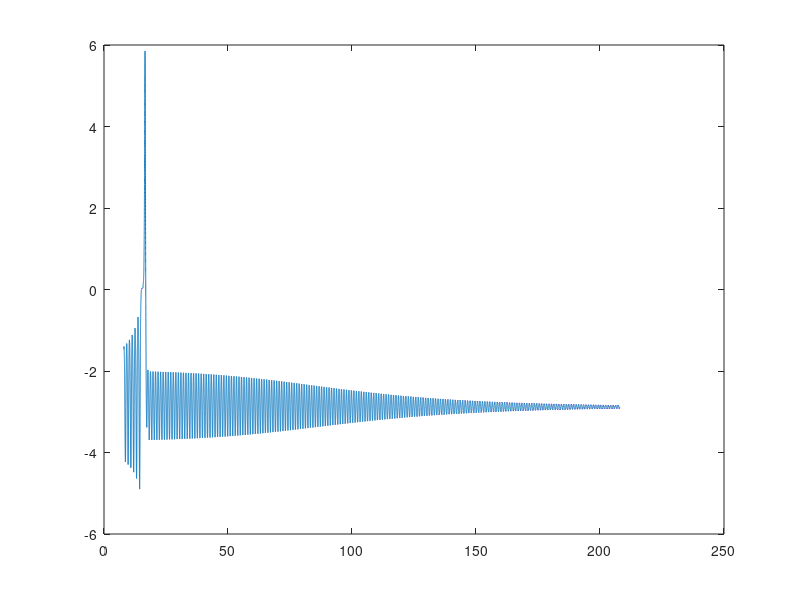
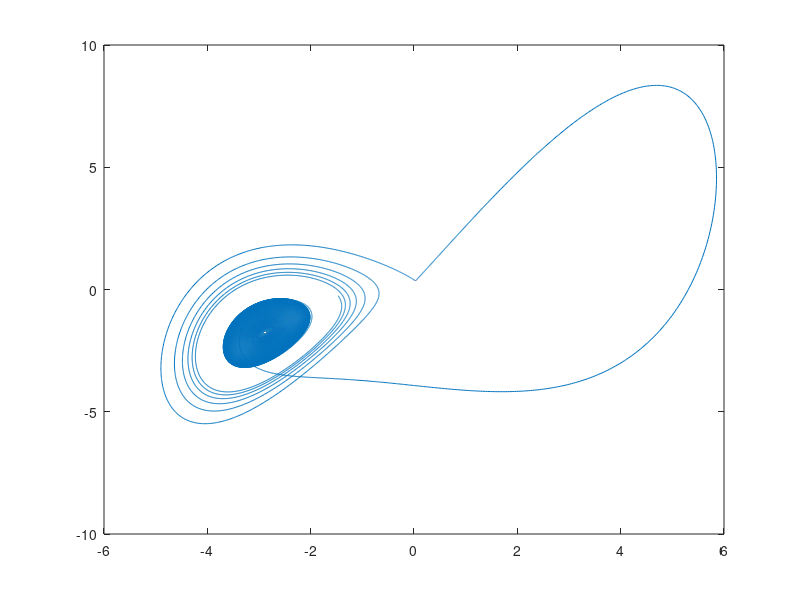

MATLAB code to generate these figures, in order:
global A B C U T_deep T dx dt flag omega

%% User select noise flag:
% noise_flag = 'deterministic';
% noise_flag = 'additive';
% noise_flag = 'multiplicative';       % defunct: do not use (little impact)
% noise_flag = 'multiplicative_kappa'; % multiply kappa by random number
% noise_flag = 'additive_multiplicative'; % multiply kappa by random number also additive



%% Choice of flag
flag = 'none';
% flag = 'cycle_U';
% flag = 'cycle_T';
% flag = 'Jac';


%% parameters for timestepping

transi = 8*12*30*24*60*60;  % in seconds
% ttot   = 1000*12*30;  % run length in days 
ttot = 200*12*30*24*60*60;
h     = 12*60*60;          % in seconds

%% initial conditions
u_init = -0.5;
T_w_init = 18;
T_e_init = 12;

% parameters from Vallis
A = 1/12/30/24/60/60;
B = 2;
C = 1/4/30/24/60/60;
U = -0.45;
T_deep = 6.6;
T = 12;
dx = 7500*1000;
omega = 2*pi/(12*30*24*60*60);

% h_p   = ( b_p/(kappa*a_p))*(a_p-1);
% h_m   = (-b_m/(kappa*a_m))*(a_m-1);


% parameters from Stone et al
% delta_1 = 1.15*30;    %delay time in days
% delta_2 = 5*delta_1;  %delay time in days
% a       = 1/180;
% b       = 1/120;
% c       = 0.9/138;
% f_o     = 1/365;      % frequency seasonal cycle   day^(-1)
% 
% D       = 0.165;        % magnitude stochastic noise


% noise parameters
% sd = D;
% phi = 0.3;
% e_past = 0;
% s1 = RandStream('mt19937ar','seed',1);
% 
% 
% disp(noise_flag)

%% derived parameters
no_steps_transi = transi/h;
no_steps = ttot/h;

%% initialise variables transient
y_vec_transi = zeros(3,no_steps_transi+no_steps);
t_vec_transi = zeros(1,no_steps_transi+no_steps);
% y_vec = zeros(3,no_steps);
% t_vec = zeros(1,no_steps);
y_init = [u_init;T_w_init;T_e_init];
y_vec_transi(:,1) = y_init;


%% integrate transient and real in one step
% for i = 2:no_steps_transi
%     y_vec_transi(:,i) = RK4(t_vec_transi(i-1),y_vec_transi(:,i-1));
%     t_vec_transi(i) = dt*(i-1);
% %     if mod(j*dt,10*30*12)==0
% %         disp(j*dt/(12*30*24*60*60))
% %     end
% end
% 
% y_vec(:,1) = y_vec_transi(:,end);
% 
% for j = 2:no_steps
%     [y_vec(:,j)] = RK4(t_vec(j-1),y_vec(:,j-1));
%     t_vec(j) = dt*(j-1);
% %     if mod(j*dt,10*30*12)==0
% %         disp(j*dt/(12*30*24*60*60))
% %     end
% end

f1 = @(t,x) [B*(x(3)-x(2))/2/dx-C*(x(1)-U);...
           x(1)*(T_deep-x(3))/2/dx-A*(x(2)-T);...
           x(1)*(x(2)-T_deep)/2/dx-A*(x(3)-T)];
f2 = @(t,x) [B*(x(2)-x(1))/2/dx-C*(x(1)-(1+3*sin(omega*t)));... % Seasonal cycle u*
           x(1)*(T_deep-x(3))/2/dx-A*(x(2)-T);...
           x(1)*(x(2)-T_deep)/2/dx-A*(x(3)-T)];
f3 = @(t,x) [B*(x(3)-x(2))/2/dx-C*(x(1)-U);...
           x(1)*(T_deep-x(3))/2/dx-A*(x(2)-3*sin(omega*t));...
           x(1)*(x(2)-T_deep)/2/dx-A*(x(3)-3*sin(omega*t))];
f4 = @Vallis_ext;
if strcmp(flag,'none')
    for i = 2:no_steps_transi+no_steps
        k1 = f1(t_vec_transi(i-1),y_vec_transi(:,i-1));
        k2 = f1(t_vec_transi(i-1)+h/2,y_vec_transi(:,i-1)+h*k1/2);
        k3 = f1(t_vec_transi(i-1)+h/2,y_vec_transi(:,i-1)+h*k2/2);
        k4 = f1(t_vec_transi(i-1)+h,y_vec_transi(:,i-1)+h*k3);
        y_vec_transi(:,i) = y_vec_transi(:,i-1)+h*(k1+2*k2+2*k3+k4)/6;
        t_vec_transi(i) = h*(i-1);
    end
end

if strcmp(flag,'cycle_U')
    for i = 2:no_steps_transi+no_steps
        k1 = f2(t_vec_transi(i-1),y_vec_transi(:,i-1));
        k2 = f2(t_vec_transi(i-1)+h/2,y_vec_transi(:,i-1)+h*k1/2);
        k3 = f2(t_vec_transi(i-1)+h/2,y_vec_transi(:,i-1)+h*k2/2);
        k4 = f2(t_vec_transi(i-1)+h,y_vec_transi(:,i-1)+h*k3);
        y_vec_transi(:,i) = y_vec_transi(:,i-1)+h*(k1+2*k2+2*k3+k4)/6;
        t_vec_transi(i) = h*(i-1);
    end
end

if strcmp(flag,'cycle_T')
    for i = 2:no_steps_transi+no_steps
        k1 = f3(t_vec_transi(i-1),y_vec_transi(:,i-1));
        k2 = f3(t_vec_transi(i-1)+h/2,y_vec_transi(:,i-1)+h*k1/2);
        k3 = f3(t_vec_transi(i-1)+h/2,y_vec_transi(:,i-1)+h*k2/2);
        k4 = f3(t_vec_transi(i-1)+h,y_vec_transi(:,i-1)+h*k3);
        y_vec_transi(:,i) = y_vec_transi(:,i-1)+h*(k1+2*k2+2*k3+k4)/6;
        t_vec_transi(i) = h*(i-1);
    end
end

if strcmp(flag,'Jac')
    y_vec_transi = zeros(12,no_steps_transi+no_steps);
    y_vec_transi(1:3,1) = y_init;
    for i=1:3 
        y_vec_transi(4*i,1)=1; 
    end
    for i = 2:no_steps_transi+no_steps
        k1 = f4(t_vec_transi(i-1),y_vec_transi(:,i-1));
        k2 = f4(t_vec_transi(i-1)+h/2,y_vec_transi(:,i-1)+h*k1/2);
        k3 = f4(t_vec_transi(i-1)+h/2,y_vec_transi(:,i-1)+h*k2/2);
        k4 = f4(t_vec_transi(i-1)+h,y_vec_transi(:,i-1)+h*k3);
        y_vec_transi(:,i) = y_vec_transi(:,i-1)+h*(k1+2*k2+2*k3+k4)/6;
        t_vec_transi(i) = h*(i-1);
    end
end

y_vec = y_vec_transi(:,no_steps_transi+1:end);
t_vec = t_vec_transi(no_steps_transi+1:end);
figure(1)
plot(t_vec/60/60/24/30/12,y_vec(1,:))
figure(2)
plot(y_vec(1,:),y_vec(3,:)-y_vec(2,:))
% figure(3)
% plot3(y_vec(1,:),y_vec(2,:),y_vec(3,:))
% figure(4)
% plot(t_vec/60/60/24/30/12,y_vec(3,:)-y_vec(2,:))
% figure(5)
% plot(t_vec/60/60/24/30/12,y_vec(2,:))




       